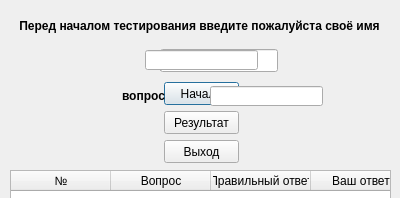
<?xml version="1.0" encoding="UTF-8"?>
<ui version="4.0">
 <class>TestUI</class>
 <widget class="QDialog" name="TestUI">
  <property name="geometry">
   <rect>
    <x>0</x>
    <y>0</y>
    <width>400</width>
    <height>198</height>
   </rect>
  </property>
  <property name="windowTitle">
   <string>Тестирование</string>
  </property>
  <widget class="QPushButton" name="pushButton">
   <property name="geometry">
    <rect>
     <x>164</x>
     <y>82</y>
     <width>75</width>
     <height>23</height>
    </rect>
   </property>
   <property name="text">
    <string>Начало</string>
   </property>
  </widget>
  <widget class="QPushButton" name="pushButton_2">
   <property name="geometry">
    <rect>
     <x>164</x>
     <y>111</y>
     <width>75</width>
     <height>23</height>
    </rect>
   </property>
   <property name="text">
    <string>Результат</string>
   </property>
  </widget>
  <widget class="QLabel" name="label">
   <property name="geometry">
    <rect>
     <x>19</x>
     <y>16</y>
     <width>361</width>
     <height>20</height>
    </rect>
   </property>
   <property name="font">
    <font>
     <weight>75</weight>
     <bold>true</bold>
    </font>
   </property>
   <property name="text">
    <string>Перед началом тестирования введите пожалуйста своё имя</string>
   </property>
   <property name="alignment">
    <set>Qt::AlignCenter</set>
   </property>
  </widget>
  <widget class="QProgressBar" name="progressBar">
   <property name="enabled">
    <bool>true</bool>
   </property>
   <property name="geometry">
    <rect>
     <x>160</x>
     <y>49</y>
     <width>118</width>
     <height>23</height>
    </rect>
   </property>
   <property name="maximum">
    <number>100</number>
   </property>
   <property name="value">
    <number>0</number>
   </property>
   <property name="textVisible">
    <bool>true</bool>
   </property>
  </widget>
  <widget class="QLineEdit" name="lineEdit">
   <property name="geometry">
    <rect>
     <x>210</x>
     <y>86</y>
     <width>113</width>
     <height>20</height>
    </rect>
   </property>
  </widget>
  <widget class="QLabel" name="label_2">
   <property name="geometry">
    <rect>
     <x>103</x>
     <y>86</y>
     <width>81</width>
     <height>20</height>
    </rect>
   </property>
   <property name="font">
    <font>
     <weight>75</weight>
     <bold>true</bold>
    </font>
   </property>
   <property name="text">
    <string>вопрос</string>
   </property>
   <property name="alignment">
    <set>Qt::AlignCenter</set>
   </property>
  </widget>
  <widget class="QLineEdit" name="lineEdit_2">
   <property name="geometry">
    <rect>
     <x>145</x>
     <y>50</y>
     <width>113</width>
     <height>20</height>
    </rect>
   </property>
   <property name="text">
    <string/>
   </property>
   <property name="alignment">
    <set>Qt::AlignCenter</set>
   </property>
  </widget>
  <widget class="QTableWidget" name="tableWidget">
   <property name="geometry">
    <rect>
     <x>10</x>
     <y>170</y>
     <width>381</width>
     <height>311</height>
    </rect>
   </property>
   <column>
    <property name="text">
     <string>№</string>
    </property>
   </column>
   <column>
    <property name="text">
     <string>Вопрос</string>
    </property>
   </column>
   <column>
    <property name="text">
     <string>Правильный ответ</string>
    </property>
   </column>
   <column>
    <property name="text">
     <string>Ваш ответ</string>
    </property>
   </column>
   <column>
    <property name="text">
     <string notr="true">+\-</string>
    </property>
    <property name="font">
     <font>
      <family>Comic Sans MS</family>
      <weight>75</weight>
      <bold>true</bold>
     </font>
    </property>
   </column>
  </widget>
  <widget class="QPushButton" name="pushButton_3">
   <property name="geometry">
    <rect>
     <x>164</x>
     <y>140</y>
     <width>75</width>
     <height>23</height>
    </rect>
   </property>
   <property name="text">
    <string>Выход</string>
   </property>
  </widget>
 </widget>
 <layoutdefault spacing="6" margin="11"/>
 <resources/>
 <connections/>
</ui>
